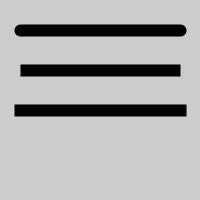
Frame 1 (no input)
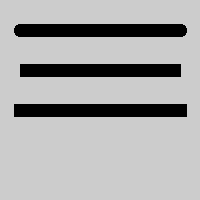
Frame 60 (the mouse pressed at the canvas centre just before this capture)
Frame 120 (the mouse held since frame 60 and released just before this capture): identical to frame 60, image omitted

The Processing sketch that drew these frames (run headless with seeded random() and noise(); from frame 60 on, the mouse is pressed at the canvas centre):

// Processing sketch: strokeCap
// ── strokeCap.pde
void setup(){
  size(200, 200);
}

void draw(){
  smooth();
  strokeWeight(12);
  strokeCap(ROUND);
  line(20, 30, 180, 30);
  strokeCap(SQUARE);
  line(20, 70, 180, 70);
  strokeCap(PROJECT);
  line(20, 110, 180, 110);
  save("strokeCAP.png");
}
